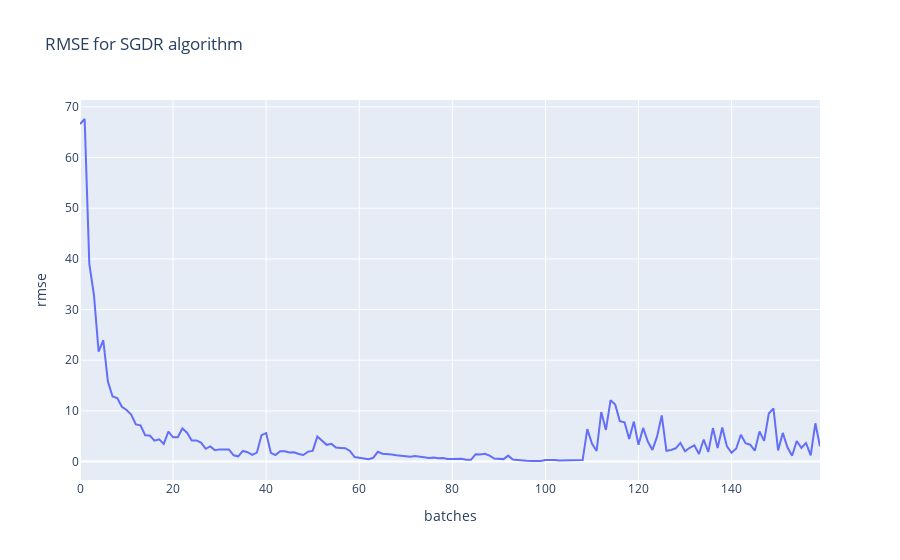

Write notebook code for a chart like this one.
### Code cell
fig = px.line(y = sgdr_rmse, title="RMSE for SGDR algorithm", labels={"x":"batches", "y":"rmse"})
fig.show()

### Figure 1 — Plotly figure (JSON) as saved in the notebook; plotly's stock layout.template omitted (floating-point values rounded to 4 significant figures; data arrays with more than 128 entries replaced by an {"elided": "..."} marker saying what was removed)
{"data": [{"hovertemplate": "batches=%{x}<br>rmse=%{y}<extra></extra>", "legendgroup": "", "line": {"color": "#636efa", "dash": "solid"}, "mode": "lines", "name": "", "orientation": "v", "showlegend": false, "type": "scatter", "x": {"elided": "160 int values"}, "xaxis": "x", "y": {"elided": "160 float values"}, "yaxis": "y"}], "layout": {"legend": {"tracegroupgap": 0}, "title": {"text": "RMSE for SGDR algorithm"}, "xaxis": {"anchor": "y", "domain": [0, 1], "title": {"text": "batches"}}, "yaxis": {"anchor": "x", "domain": [0, 1], "title": {"text": "rmse"}}}}
